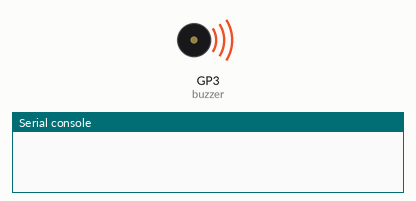
The program below on a simulated Raspberry Pi Pico running MicroPython. Shown: buzzer (waves = sounding), the last lines printed to the serial console.

Above: at 0.1 s.
At 13.2 s:
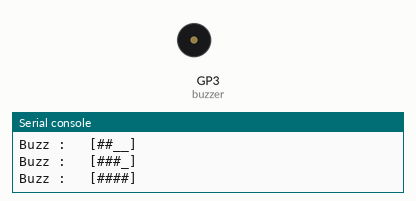
Timing chart, 0 to 40.3 s (numbered marks = the images above):
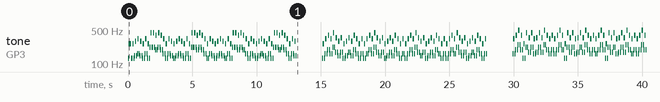

Measured:
- by itself, tone on GP3 (buzzer): plays 130 Hz for 0.05 s, 261 Hz for 0.20 s, 130 Hz for 0.10 s, 261 Hz for 0.10 s, 130 Hz for 0.05 s, 147 Hz for 0.05 s … (538 notes in this stretch)

The program:

buzz.py
```python
"""
Simple synthezator for 1-bit music

(c)2023/07 Krzysztof Krystian Jankowski
Homepage: https://smol.p1x.in/os/
"""

from machine import Pin, PWM
import time

# Define constants
BUZZER_PIN = 3
BUZZER_DUTY = 10000
NOTE_DURATION = 0.1
REPEAT = 4
SONGS = [
    ['C', 'D', 'E', 'D', 'C', 'E', 'C', 'A', 'A', 'G', 'A', 'G', 'E', 'C', 'E', 'D'],
    ['C', 'E', 'G', 'E', 'A', 'F', 'D', 'F', 'C', 'D', 'F', 'D', 'G', 'E', 'C', 'E'],
    ['E', 'G', 'B', 'G', 'C', 'A', 'F', 'A', 'E', 'F', 'A', 'F', 'B', 'G', 'E', 'G'],
    ['G', 'B', 'D', 'B', 'E', 'C', 'A', 'C', 'G', 'A', 'C', 'A', 'D', 'B', 'G', 'B'],
    ['C', 'E', 'G', 'E', 'C', 'A', 'F', 'A', 'C', 'G', 'E', 'G', 'C', 'F', 'D', 'F', 'A', 'F', 'D', 'F', 'A', 'G', 'E', 'G', 'A', 'F', 'D', 'F', 'A', 'C', 'A', 'G'],
    ['E', 'G', 'B', 'G', 'E', 'C', 'A', 'C', 'E', 'D', 'F', 'D', 'E', 'G', 'B', 'G', 'C', 'A', 'F', 'A', 'C', 'B', 'G', 'B', 'C', 'A', 'F', 'A', 'C', 'D', 'C', 'B'],
    ['G', 'B', 'D', 'B', 'G', 'E', 'C', 'E', 'G', 'F', 'A', 'F', 'G', 'B', 'D', 'B', 'E', 'C', 'A', 'C', 'E', 'D', 'B', 'D', 'E', 'C', 'A', 'C', 'E', 'F', 'E', 'D']
]

class Buzz:
    def __init__(self):
        self.name = "Buzz"
        self.notes = {
            'C': 261,
            'D': 294,
            'E': 329,
            'F': 349,
            'G': 392,
            'A': 440,
            'B': 494
        }
        self.buzzer = PWM(Pin(BUZZER_PIN, Pin.OUT))
        self.play_note('C', 0.2)
        self.msg("Initialized.")

    def play_note(self, note, duration):
        if note != ' ':
            self.buzzer.freq(int(self.notes[note]*0.5))
            self.buzzer.duty_u16(BUZZER_DUTY)
            time.sleep(0.05)
            self.buzzer.freq(self.notes[note])
            self.buzzer.duty_u16(BUZZER_DUTY)
        else:
            self.buzzer.duty_u16(0)
        time.sleep(duration)
        self.buzzer.freq(int(self.notes[note]*0.5))
        self.buzzer.duty_u16(BUZZER_DUTY)
        time.sleep(0.05)
        self.buzzer.duty_u16(0)

    def demo(self, note_duration):
        self.msg("Playing demo.\nPress Ctrl+C to stop.\n")

        while True:
            try:
                no=0
                for song in SONGS:
                    self.msg(f"Track {no}")
                    for prog in range(REPEAT):
                        progress = "#"
                        for _ in range(prog):
                            progress += "#"
                        for _ in range(REPEAT-prog-1):
                            progress += "_"
                        self.msg(f"\t[{progress}]")
                        for note in song:
                            self.play_note(note, note_duration)
                    time.sleep(2)
                    no+=1
            except KeyboardInterrupt:
                self.stop()
                break

    def stop(self):
        time.sleep(0.1)
        self.buzzer.duty_u16(0)

    def msg(self, message):
        print(f"{self.name} : {message}")

    def run(self, note_duration=NOTE_DURATION):
        self.demo(note_duration)

if __name__ == '__main__':
    buzz = Buzz()
    buzz.run()
```
